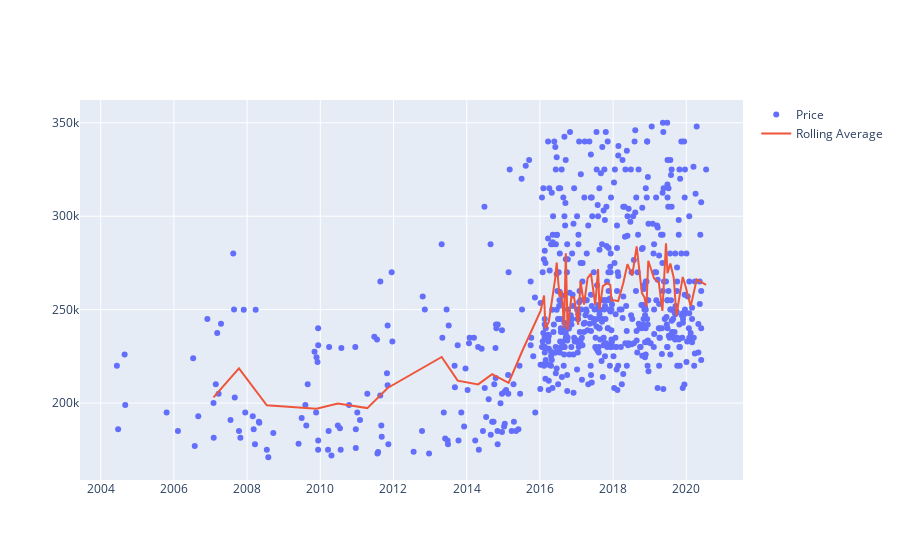

Notebook code cell kept with this figure:
### Code cell
r_val_2 = 10

data_2 = yearly.loc[(yearly['ward_name'] == 'Priory Vale')].copy().sort_values('date_sold')
data_2['rolling_average'] = data_2['price'].rolling(r_val_2).mean()


data_2_slice = data_2.iloc[:: r_val_2, : ]
figure = go.Figure()
figure = figure.add_trace(go.Scatter(x=data_2['date_sold'], y=data_2['price'], mode='markers', name='Price'))
figure = figure.add_trace(go.Scatter(x=data_2_slice['date_sold'], y=data_2_slice['rolling_average'], mode='lines', name='Rolling Average'))
figure.show()

### Figure 1 — Plotly figure (JSON) as saved in the notebook; plotly's stock layout.template omitted (floating-point values rounded to 4 significant figures; data arrays with more than 128 entries replaced by an {"elided": "..."} marker saying what was removed)
{"data": [{"mode": "markers", "name": "Price", "type": "scatter", "x": {"elided": "651 str values"}, "y": {"elided": "651 int values"}}, {"mode": "lines", "name": "Rolling Average", "type": "scatter", "x": ["2004-06-11", "2007-01-31", "2007-10-12", "2008-07-16", "2009-11-24", "2010-06-25", "2011-04-15", "2011-11-04", "2013-04-26", "2013-10-03", "2014-04-25", "2014-09-12", "2014-12-04", "2015-02-23", "2015-07-07", "2016-01-08", "2016-02-12", "2016-02-26", "2016-03-30", "2016-04-29", "2016-06-02", "2016-06-17", "2016-07-15", "2016-08-05", "2016-08-30", "2016-09-16", "2016-10-04", "2016-11-10", "2016-12-08", "2017-01-17", "2017-02-10", "2017-03-17", "2017-04-21", "2017-05-25", "2017-07-07", "2017-08-04", "2017-08-18", "2017-09-20", "2017-10-12", "2017-11-03", "2017-12-04", "2017-12-15", "2018-01-26", "2018-02-21", "2018-04-12", "2018-05-24", "2018-07-11", "2018-08-24", "2018-10-15", "2018-11-09", "2018-11-30", "2018-12-18", "2019-02-14", "2019-04-02", "2019-05-08", "2019-06-13", "2019-06-28", "2019-07-26", "2019-08-29", "2019-09-25", "2019-10-24", "2019-11-27", "2019-12-19", "2020-02-14", "2020-04-14", "2020-07-17"], "y": [null, 203000, 218550, 198800.0, 196920, 199800.0, 197295, 208075, 224650, 212000, 210000.0, 215450, 212979, 210795, 227590, 249200.0, 257600.0, 239900.0, 243400, 254395, 266600.0, 275200.0, 256945, 260050, 240350, 280145, 239095, 256545, 256450, 241900.0, 265245, 252650, 266800, 269295, 252600.0, 271700, 250200.0, 262600, 263595, 264100, 263200, 254895, 254920, 254500.0, 264150, 274300, 268250, 283850, 258900.0, 256625, 251645, 276150, 266650, 264500, 249315, 285495, 269500, 274700, 267100, 246800, 256550, 267500, 263600.0, 251750, 266150, 263275]}], "layout": {}}
